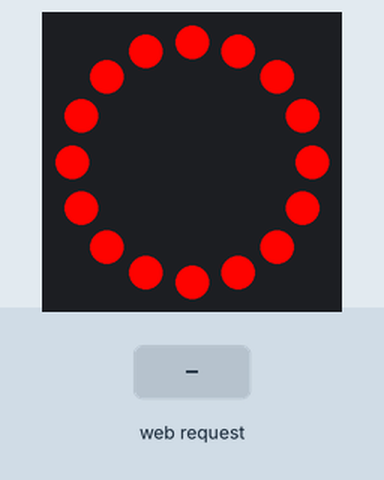
This sketch was run on a simulated ESP8266 (NodeMCU). Shown: 16 RGB LEDs in a ring, first at the top, clockwise. The inputs (shaded band) are chosen by the test bench. WiFi joins after 1.5 s; servers stay silent unless stated; what the sketch prints to the serial monitor is not drawn.

Above: at 3.1 s.
3.2 s: HTTP request GET /off received
At 4.4 s:
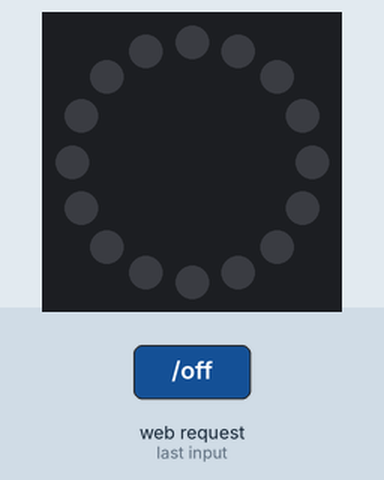
5.0 s: HTTP request GET /warm received
At 6.0 s:
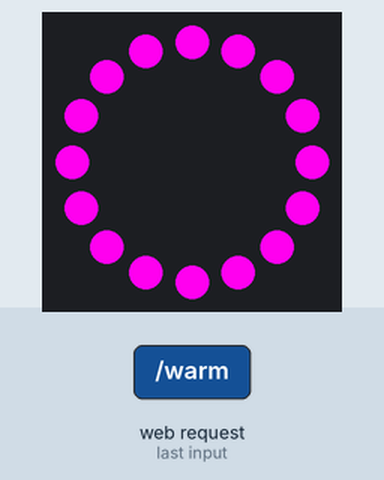
9.0 s: HTTP request GET /cold received
At 10.3 s:
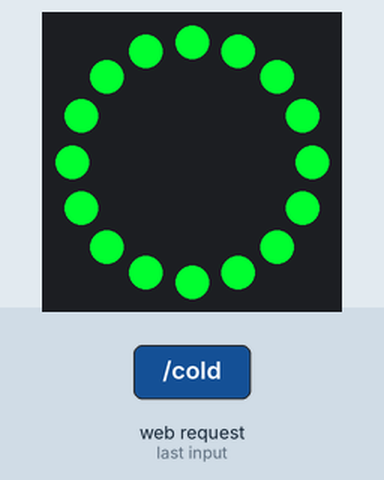
Timing chart, 0 to 12.0 s (numbered marks = the images above; inputs shaded):
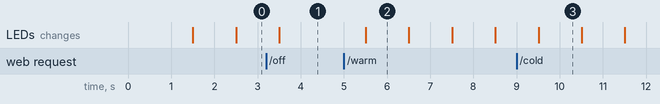

The sketch:

esp8266.ino
```cpp
#include <Arduino.h>

// These libraries are required for the webserver
#include <ESP8266WiFi.h>
#include <ESP8266WebServer.h>
// This library is used to control the NeoPixel ring
#include <Adafruit_NeoPixel.h>


// Set up the LED ring
#define PIN D1
Adafruit_NeoPixel ring = Adafruit_NeoPixel(16, PIN, NEO_GRB + NEO_KHZ800);
// Set up variables for setting the colour
uint16_t j = 0; // counter for iterating through cycle
uint8_t red, green, blue; // hold the rgb values for a static colour
String hexColour = "#3d34b9"; // hex representation of static colour sent by http
char* lampMode = "rainbow"; // mode the lamp is in

// Set up webserver and connect to wifi
const char* ssid = "ssid";
const char* pass = "pass";
int status = WL_IDLE_STATUS;
ESP8266WebServer server(80);


void setup() {
  // Initialise serial for debugging
  Serial.begin(115200);
  Serial.println("Attempting to connect to network...");
  Serial.print("SSID: ");
  Serial.println(ssid);
  // Connect to WiFi
  status = WiFi.begin(ssid, pass);
  while (WiFi.status() != WL_CONNECTED) {
    delay(500);
    Serial.print(".");
  }
  Serial.println("Connected to wifi");
  Serial.print("IP address: ");
  Serial.println(WiFi.localIP());

  // Functions for lamp settings
  server.on("/", [](){
      server.send(200, "text/html", buildWebpage(hexColour, lampMode));
    });

  server.on("/rainbow", [](){
    lampMode = "rainbow";
    server.send(200, "text/html", buildWebpage(hexColour, lampMode));
  });

  server.on("/warm", [](){
    lampMode = "warm";
    server.send(200, "text/html", buildWebpage(hexColour, lampMode));
  });

  server.on("/cold", [](){
    lampMode = "cold";
    server.send(200, "text/html", buildWebpage(hexColour, lampMode));
  });

  server.on("/off", [](){
    lampMode = "off";
    server.send(200, "text/html", buildWebpage(hexColour, lampMode));
  });

  server.on("/colour", [](){
    hexColour = server.arg(0);
    lampMode = "static";
    server.send(200, "text/html", buildWebpage(hexColour, lampMode));;

    // Convert the hex number to rgb values
    int number = (int)strtol( &hexColour[1], NULL, 16);
    red = number >> 16;
    green = number >> 8 & 0xFF;
    blue = number & 0xFF;
  });

  // Begin websever
  server.begin();
  Serial.println("HTTP server started");

  // Initialise LEDs
  ring.begin();
  ring.show();
}

void loop() {
  // When client connects, serve requested webpage
  server.handleClient();

  // Set lamp colour according to counter variable and mode
  if (strcmp(lampMode, "rainbow") == 0){ // rainbow mode
    for(uint16_t i=0; i<ring.numPixels(); i++) {
      ring.setPixelColor(i, Wheel(j));
    }
    ring.show();

    Serial.println("LED rainbow: "  + String(j));

  } else if (strcmp(lampMode, "static") == 0){ //static mode
    for(uint16_t i=0; i<ring.numPixels(); i++) {
      ring.setPixelColor(i, ring.Color(red, green, blue));
    }
    ring.show();

    Serial.println("LED static: "  + String(j));

  } else if (strcmp(lampMode, "warm") == 0){ // warm mode
    for(uint16_t i=0; i<ring.numPixels(); i++) {
      ring.setPixelColor(i, warmWheel(j));
    }
    ring.show();

    Serial.println("LED warm: "  + String(j));

  } else if (strcmp(lampMode, "cold") == 0){ // cold mode
    for(uint16_t i=0; i<ring.numPixels(); i++) {
      ring.setPixelColor(i, coldWheel(j));
    }
    ring.show();

    Serial.println("LED cold: "  + String(j));

  } else if (strcmp(lampMode, "off") == 0){ // off mode
    for(uint16_t i=0; i<ring.numPixels(); i++){
      ring.setPixelColor(i, ring.Color(0, 0, 0));
    }
    ring.show();

    Serial.println("LED off: " + String(j));

  } else { // This should never happen
    Serial.println("Unrecognised LED state");
    return;
  }

  // Increment or reset counter as appropriate
  if(j == 255){
    j = 0;
  }else{
    j++;
  }

  // Wait 1000 ms before looping again, so the lamp colour doesn't change too quickly
  delay(1000);

}

// Build webpage showing last selected colour for colour picker and current lamp mode
String buildWebpage(String hexColour, char* lampMode){
  String webPage = "";
  webPage += "<!DOCTYPE html>\
  <html>\
    <head>\
      <title>ESP8266 Lamp</title>\
      <meta name='viewport' content='width=device-width, initial-scale=1'>\
      <style type='text/css'>html{background-color:#fff;}body{margin:0 auto;max-width:50em;line-height:1.5;padding:2em 1em;border:40px solid #fff;border-radius:45px;background:#F0F0F0;color:#566b78;font-family:sans-serif;-moz-font-smoothing:grayscale;-webkit-font-smoothing:antialiased}h1,strong{color:#333;font-weight:500}a{color:#e81c4f}</style>\
    </head>\
    <body>\
    <center><h1>ESP8266 LED LAMP CONTROL</h1></center>\
    <p><b>The lamp is currently <a>";
  webPage += lampMode;
  webPage += "</a>.</b></p>\
    There are a few different modes for the lamp.\
    <ul>\
      <li> <a href=\"rainbow\">Rainbow mode</a>, the lamp will cycle through all colours of the rainbow.</li>\
      <li> <a href=\"warm\">Warm mode</a>, the lamp will cycle yellow, red, purple and back again.</li>\
      <li> <a href=\"cold\">Cold mode</a>, the lamp will cycle green, blue, purple and back again.</li>\
      <li> <form id='static' action='colour' method='post'>\
        Static mode:\
        <input type='color' name='colour' value='";
   webPage += hexColour;
   webPage += "' style='width:15%' onchange=\"document.getElementById('static').submit();\">\
       , the lamp will have a single colour.\
      </form> </li>\
      <li> Or finally, we can turn the lamp <a href=\"off\">off.</a> </li>\
    </ul>\
    </body>\
  </html>";
  return webPage;
}

// Input a value 0 to 255 to get a color value.
// The colours are a transition r - g - b - back to r.
uint32_t Wheel(byte WheelPos) {
  WheelPos = 255 - WheelPos;
  if(WheelPos < 85) {
    return ring.Color(255 - WheelPos * 3, 0, WheelPos * 3);
  }
  if(WheelPos < 170) {
    WheelPos -= 85;
    return ring.Color(0, WheelPos * 3, 255 - WheelPos * 3);
  }
  WheelPos -= 170;
  return ring.Color(WheelPos * 3, 255 - WheelPos * 3, 0);
}

uint32_t warmWheel(byte WheelPos) {
  if (WheelPos < 63) {
    return ring.Color(255, 0, 255 - WheelPos * 4);
  }
  if (WheelPos < 66){
    // Hack because 255/4 is not an integer
    return ring.Color(255, 0, 0);
  }
  if (WheelPos < 129) {
    WheelPos -= 65;
    return ring.Color(255, WheelPos * 4, 0);
  }
  if (WheelPos < 192){
    WheelPos -= 128;
    return ring.Color(255, 255 - WheelPos * 4, 0);
  }
  WheelPos -= 192;
  return ring.Color(255, 0, WheelPos * 4);
}

uint32_t coldWheel(byte WheelPos) {
  if (WheelPos < 42) {
    return ring.Color(0, 255, WheelPos * 6);
  }
  if (WheelPos < 85) {
    WheelPos -= 42;
    return ring.Color(0, 255 - WheelPos * 6, 255);
  }
  if (WheelPos < 127){
    WheelPos -= 85;
    return ring.Color(WheelPos * 6, 0, 255);
  }
    if (WheelPos < 170){
    WheelPos -= 127;
    return ring.Color(255 - WheelPos * 6, 0, 255);
  }
    if (WheelPos < 213){
    WheelPos -= 170;
    return ring.Color(0, WheelPos * 6, 255);
  }
  WheelPos -= 213;
  return ring.Color(0, 255, 255 - WheelPos * 6);
}
```

Measured:
- after the input at 3.2 s, the LEDs: change after 0.31 s (image 1)
- after the input at 5.0 s, the LEDs: change after 0.51 s (image 2)
- after the input at 9.0 s, the LEDs: change after 0.51 s (image 3)
